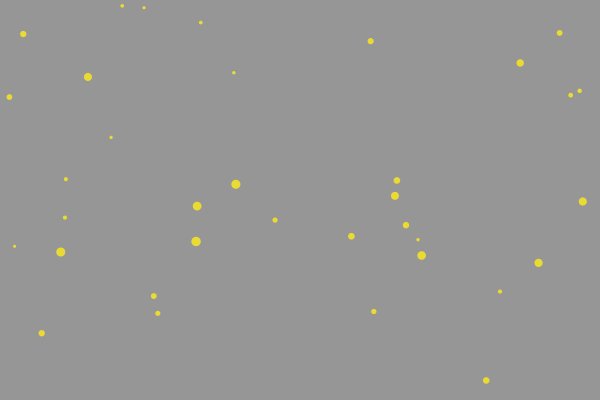
Frame 1 (no input)
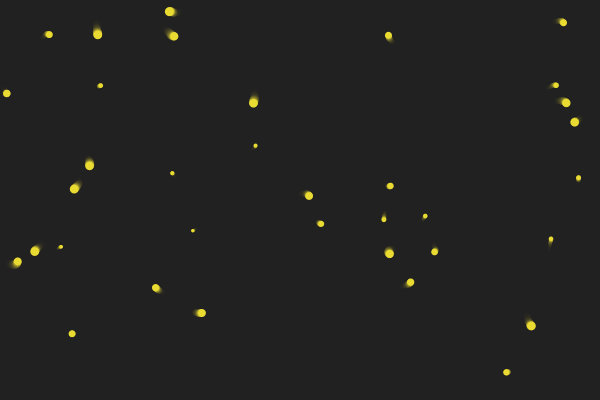
Frame 60 (the mouse pressed at the canvas centre just before this capture)
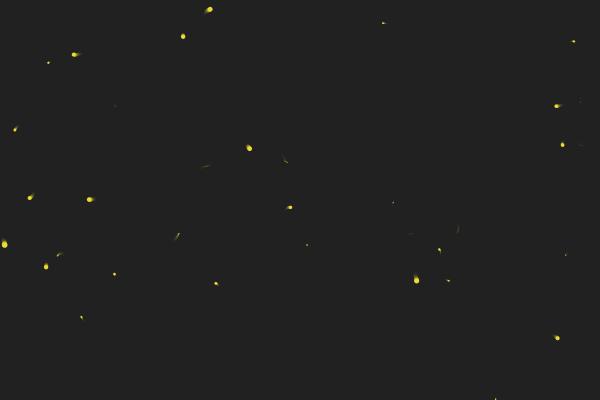
Frame 120 (the mouse held since frame 60 and released just before this capture)

The Processing sketch that drew these frames (run headless with seeded random() and noise(); from frame 60 on, the mouse is pressed at the canvas centre):

// Processing sketch: HomeWork2_Fireflies_020612A
// ── HomeWork2_Fireflies_020612A.pde
Firefly [] firefly= new Firefly[35];

void setup() {
  size(600, 400);
//  background(32, 32, 32);
  smooth();
  frameRate(25);
  for (int i=0; i< firefly.length; i++) {
    firefly[i] =new Firefly(int(random(0,1)));
  }
}

void draw() {
   noStroke();
  fill(32, 32, 32,80);
  rect(0, 0, width, height);
  fill(234,219,50);
  for (int i=0; i< firefly.length; i++) { 
    firefly[i].movement();
    firefly[i].render();
    firefly[i].inwindow();
  }
}



// ── firefly.pde
class Firefly {
  float ellipseRad, topSpeed, growShrink,theta;
  PVector location, velocity, acceleration, noff;
  int dir;

  Firefly(int tempGrowShrink) {
    ellipseRad=random(3,10);
    growShrink=tempGrowShrink;
    topSpeed=1;
    location=new PVector(random(width), random(height));
    velocity=new PVector(0, 0);
    //    noff= new PVector(random(1), random(1));
  }

  void render() {
    theta+=0.05;
    ellipse(location.x, location.y, ellipseRad, ellipseRad);
    //FADE IN FADE OUT
    if (ellipseRad > 9) {
      growShrink = 0;
    } 
    else if (ellipseRad < 0) {
      growShrink = 1;
    }
    if (growShrink == 1) {
      ellipseRad += random(.2,.25);
//ellipseRad=((sin(theta)+1)*4.5);
    } 
    else if ( growShrink== 0) {
//      ellipseRad=((cos(-theta)+1)*4.5);
      ellipseRad -=random(.2,.25);
    }
    //    println(ellipseRad);
    //    println("growShrink value"+growShrink);
    
    
  }

  void movement() {
    acceleration=new PVector(random(-5, 5), random(-5, 5));
    //    acceleration.x = map(noise(noff.x), 0, 1, -1, 1);
    //    acceleration.y = map(noise(noff.y), 0, 1, -1, 1);
    //    acceleration.mult(0.1);
    //
    //    noff.add(0.01, 0.01, 0);

    velocity.limit(topSpeed);
    acceleration.normalize();
    acceleration.mult(.25);
    velocity.add(acceleration);
    location.add(velocity);

    //    if (dir== 1) {
    //      velocity.add(acceleration);
    //      location.add(velocity);
    //    }
    //    else if (dir==-1) {
    //      velocity.sub(acceleration);
    //      location.sub(velocity);
    //    }
  }

  void inwindow() {
    
    location.x = constrain(location.x, 0+ellipseRad, width-ellipseRad);
    location.y = constrain(location.y, 0+ellipseRad, height-ellipseRad);
    
    //Trying Various other Methods of Trying to Have them reach a wall and reverse rather than just hover
    //    if (location.x<0+ellipseRad) {
    //    dir=-1;
    //    }
    //    else if (location.x>width-ellipseRad) {
    //    dir=1;
    //    }
    //    if (location.y<0+ellipseRad) {
    //    dir=-1;
    //    }
    //    else if (location.y>height-ellipseRad) {
    //    dir=1;
    //    }
    //    println("location:x"+location.x);
    //    println("location:y"+location.y);
    //    println("dir"+dir);
    //    
    //  if (location.x > width) {
    //      acceleration.x *= -1;
    //    } 
    //    else if (location.x < 0) {
    //      acceleration.x *= -1;
    //    }
    //
    //    if (location.y > height) {
    //      acceleration.y *= -1;
    //    } 
    //    else if (location.y < 0) {
    //     acceleration.y *= -1;
    //    }
    
    
  }
}
